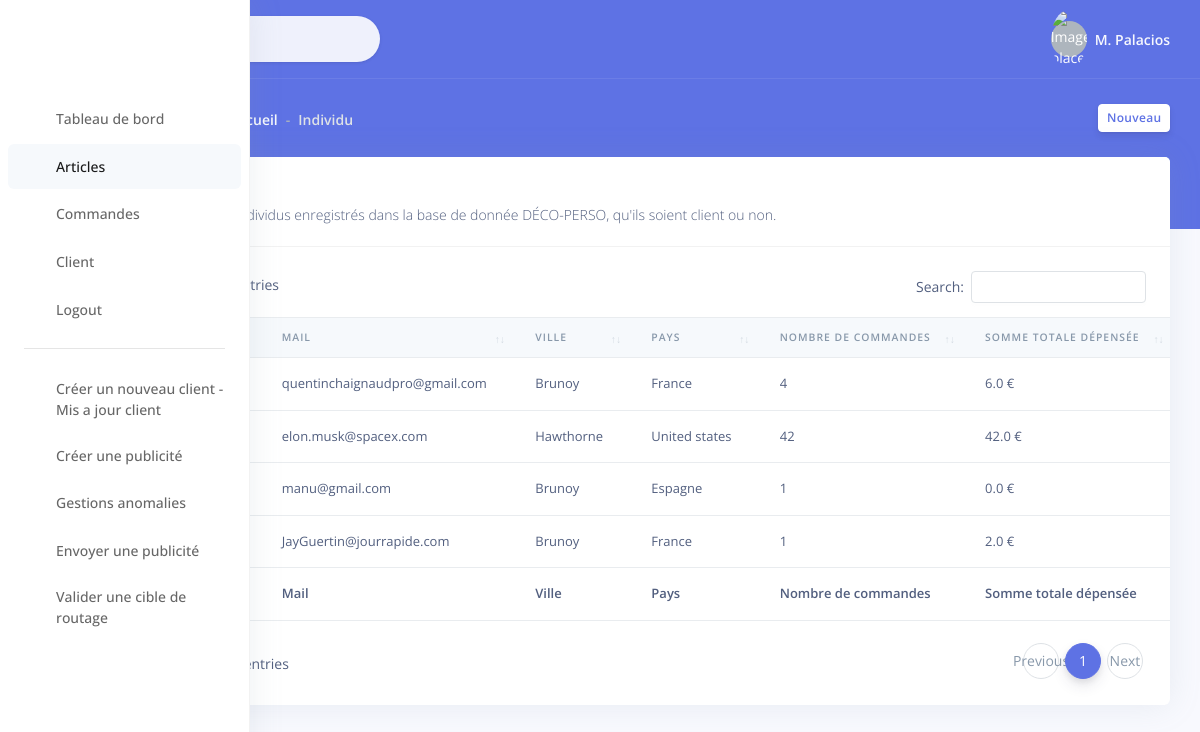
Before: /individu/ (signed in) with the older database file.
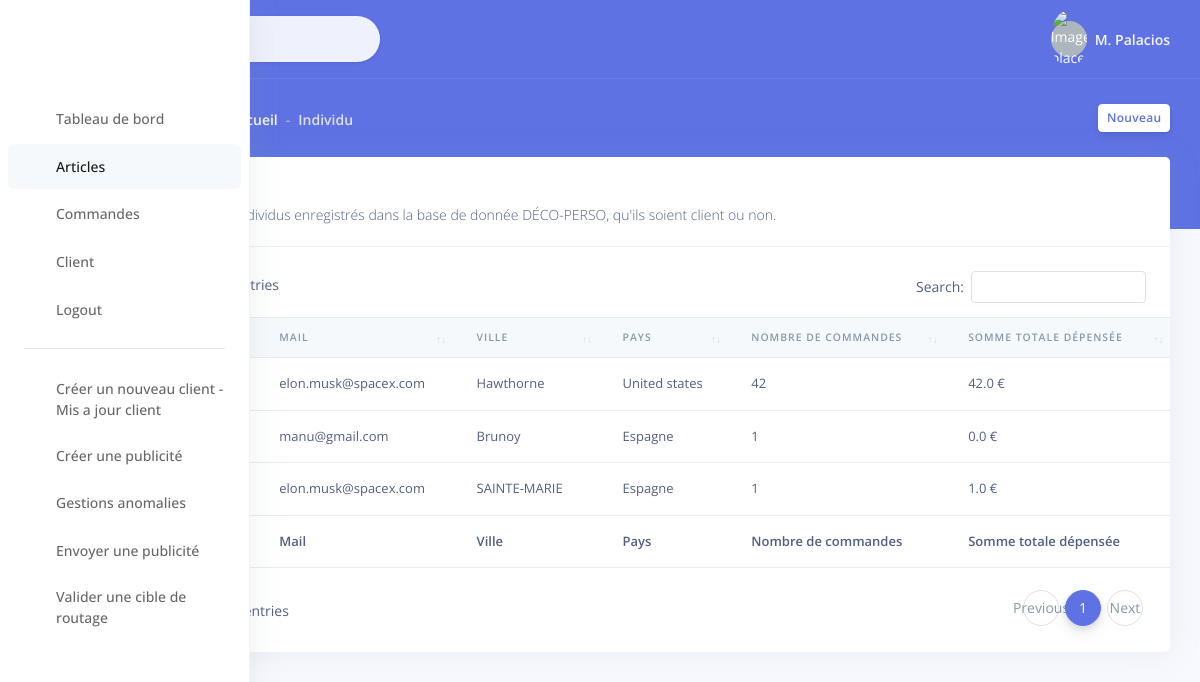
After: the same page with the newer database file.
### fenouil/models.py (models this page shows, shortened)
class Individu(models.Model):
    prenom = models.CharField(max_length=50)
    nom = models.CharField(max_length=50)
    mail = models.EmailField(max_length=80)
    adresse = models.CharField(max_length=150)
    num = models.IntegerField(default=0)
    ville = models.CharField(max_length=50)
    code_postal = models.IntegerField()
    pays = models.CharField(max_length=50)
    nombre_de_commandes = models.IntegerField(default=0)
    somme_totale_depensee = models.FloatField(default=0)
    commentaires = models.CharField(max_length=300, default=None,blank=True, null=True)
    categorie_soc = models.CharField(max_length=50)
    caracteristique_comm = models.CharField(max_length=50)
    date = models.CharField(max_length=50, default=None)
    nom_complet = models.CharField(max_length=100)

### fenouil/views.py (the view)
# urls.py: path('individu/', views.individu, name="individu"),
def individu(request):
    if not request.user.is_authenticated:
        return render(request, 'fenouil/accueil.html')
    else:
        return render(request, 'fenouil/individu.html', {'individus': individus})

### templates/fenouil/individu.html (shortened to what this page needs)
{% load static %}
<!DOCTYPE html>
<html>
<head>
  <link rel="stylesheet" href="{% static 'assets/vendor/nucleo/css/nucleo.css'%}" type="text/css">
  <link rel="stylesheet" href="{% static 'assets/vendor/@fortawesome/fontawesome-free/css/all.min.css'%}" type="text/css">
  <link rel="stylesheet" href="{% static 'assets/vendor/datatables.net-bs4/css/dataTables.bootstrap4.min.css'%}">
  <link rel="stylesheet" href="{% static 'assets/vendor/datatables.net-buttons-bs4/css/buttons.bootstrap4.min.css'%}">
  <link rel="stylesheet" href="{% static 'assets/vendor/datatables.net-select-bs4/css/select.bootstrap4.min.css'%}">
  <link rel="stylesheet" href="{% static 'assets/css/argon.css'%}" type="text/css">
</head>
<body>
  <nav class="sidenav navbar navbar-vertical  fixed-left  navbar-expand-xs navbar-light bg-white" id="sidenav-main">
   <div class="scrollbar-inner">
      <div class="sidenav-header  align-items-center">
      </div>
      <div class="navbar-inner">
         <div class="collapse navbar-collapse" id="sidenav-collapse-main">
            <ul class="navbar-nav">
               <li class="nav-item">
                  <a class="nav-link" href="../">
                  <i class="ni ni-tv-2 text-primary"></i>
                  <span class="nav-link-text">Tableau de bord</span>
                  </a>
               </li>
               <li class="nav-item">
                  <a class="nav-link active" href="../articles">
                  <i class="ni ni-book-bookmark text-orange"></i>
                  <span class="nav-link-text">Articles</span>
                  </a>
               </li>
               <li class="nav-item">
                  <a class="nav-link" href="">
                  <i class="ni ni-cart text-default"></i>
                  <span class="nav-link-text">Commandes</span>
                  </a>
               </li>
               <li class="nav-item">
                  <a class="nav-link" href="../client">
                  <i class="ni ni-single-02 text-yellow"></i>
                  <span class="nav-link-text">Client</span>
                  </a>
               </li>
               <li class="nav-item">
                  <a class="nav-link" href="logout">
                  <i class="ni ni-key-25 text-info"></i>
                  <span class="nav-link-text">Logout</span>
                  </a>
               </li>
            </ul>
            <hr class="my-3">
            <ul class="navbar-nav mb-md-3">
               <li class="nav-item">
                  <a class="nav-link" href="" target="_blank">
                  <i class="ni ni-spaceship"></i>
                  <span class="nav-link-text">Cr&eacute;er un nouveau client - Mis a jour client</span>
                  </a>
               </li>
               <li class="nav-item">
                  <a class="nav-link" href="" target="_blank">
                  <i class="ni ni-palette"></i>
                  <span class="nav-link-text">Cr&eacute;er une publicit&eacute;</span>
                  </a>
               </li>
               <li class="nav-item">
                  <a class="nav-link" href="" target="_blank">
                  <i class="ni ni-ui-04"></i>
                  <span class="nav-link-text">Gestions anomalies</span>
                  </a>
               </li>
               <li class="nav-item">
                  <a class="nav-link" href="../envoyer_publicite" target="_blank">
                  <i class="ni ni-send"></i>
                  <span class="nav-link-text">Envoyer une publicité</span>
                  </a>
               </li>
               <li class="nav-item">
                  <a class="nav-link" href="https://demos.creative-tim.com/argon-dashboard/docs/plugins/charts.html" target="_blank">
                  <i class="ni ni-check-bold"></i>
                  <span class="nav-link-text">Valider une cible de routage</span>
                  </a>
               </li>
            </ul>
         </div>
      </div>
   </div>
</nav>
  <div class="main-content" id="panel">
    <nav class="navbar navbar-top navbar-expand navbar-dark bg-primary border-bottom">
      <div class="container-fluid">
        <div class="collapse navbar-collapse" id="navbarSupportedContent">
          <form class="navbar-search navbar-search-light form-inline mr-sm-3" id="navbar-search-main">
            <div class="form-group mb-0">
              <div class="input-group input-group-alternative input-group-merge">
                <div class="input-group-prepend">
                  <span class="input-group-text"></span>
                </div>
                <input class="form-control" placeholder="Search" type="text">
              </div>
            </div>
          </form>
          <ul class="navbar-nav align-items-center  ml-auto ml-md-0 ">
            <li class="nav-item dropdown">
              <a class="nav-link pr-0" href="#" role="button" data-toggle="dropdown" aria-haspopup="true" aria-expanded="false">
                <div class="media align-items-center">
                  <span class="avatar avatar-sm rounded-circle">
                    <img alt="Image placeholder" src="{% static 'assets/img/theme/team-4.jpg' %}">
                  </span>
                  <div class="media-body  ml-2  d-none d-lg-block">
                    <span class="mb-0 text-sm  font-weight-bold">M. Palacios</span>
                  </div>
                </div>
              </a>
            </li>
          </ul>
        </div>
      </div>
    </nav>
    <div class="header bg-primary pb-6">
      <div class="container-fluid">
        <div class="header-body">
          <div class="row align-items-center py-4">
            <div class="col-lg-6 col-7">
              <h6 class="h2 text-white d-inline-block mb-0">Individu</h6>
              <nav aria-label="breadcrumb" class="d-none d-md-inline-block ml-md-4">
                <ol class="breadcrumb breadcrumb-links breadcrumb-dark">
                  <li class="breadcrumb-item"><a href="#"></a></li>
                  <li class="breadcrumb-item"><a href="#">Accueil</a></li>
                  <li class="breadcrumb-item active" aria-current="page">Individu</li>
                </ol>
              </nav>
            </div>
            <div class="col-lg-6 col-5 text-right">
              <a href="#" class="btn btn-sm btn-neutral">Nouveau</a>
            </div>
          </div>
        </div>
      </div>
    </div>
    <div class="container-fluid mt--6">
      <div class="row">
        <div class="col">
            <div class="card">
            <div class="card-header">
              <h3 class="mb-0">Liste d'individus</h3>
              <p class="text-sm mb-0">
                La liste de tous les individus enregistrés dans la base de donnée DÉCO-PERSO, qu'ils soient client ou non.
              </p>
            </div>
            <div class="table-responsive py-4">
              <table class="table table-flush" id="datatable-basic">
                <thead class="thead-light">
                  <tr>
                    <th>Nom et prénom</th>
                    <th>Mail</th>
                    <th>Ville</th>
                    <th>Pays</th>
                    <th>Nombre de commandes</th>
                    <th>Somme totale dépensée</th>
                  </tr>
                </thead>
                <tfoot>
                  <tr>
                    <th>Nom et prénom</th>
                    <th>Mail</th>
                    <th>Ville</th>
                    <th>Pays</th>
                    <th>Nombre de commandes</th>
                    <th>Somme totale dépensée</th>
                  </tr>
                </tfoot>
                <tbody>
                {% for individu in individus %}
                     <tr>
                        <td>{{ individu.nom }} {{ individu.prenom }}</td>
                        <td>{{ individu.mail }}</td>
                        <td>{{ individu.ville }}</td>
                        <td>{{ individu.pays }}</td>
                        <td>{{ individu.nombre_de_commandes }}</td>
                        <td>{{ individu.somme_totale_depensee }} €</td>
                     </tr>
                {% endfor %}
                </tbody>
              </table>
            </div>
          </div>
        </div>
      </div>
    </div>
  </div>
</body>
</html>

Changed rows visible on the page:
removed Individu: mail "quentinchaignaudpro@gmail.com", ville "Brunoy", pays "France", nombre_de_commandes "4", somme_totale_depensee "6.0"
removed Individu: mail "JayGuertin@jourrapide.com", ville "Brunoy", pays "France", nombre_de_commandes "1", somme_totale_depensee "2.0"
added Individu: mail "elon.musk@spacex.com", ville "SAINTE-MARIE", pays "Espagne", nombre_de_commandes "1", somme_totale_depensee "1.0"
Other visible differences:
text written by a page script: "entries Search: Showing 1 to 4 of 4 entries Previous 1 Next" → "entries Search: Showing 1 to 3 of 3 entries Previous 1 Next"
